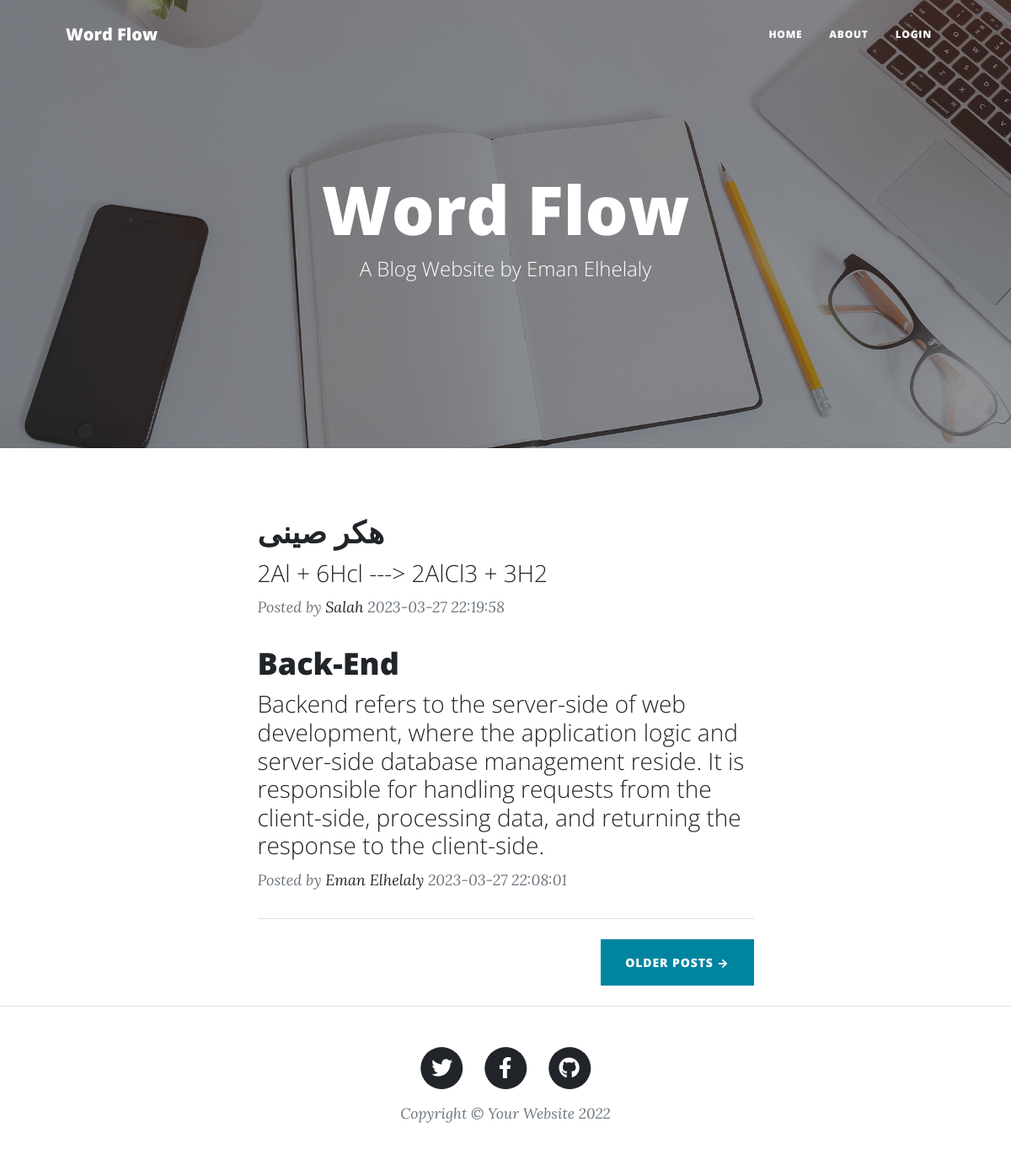
/Pages/home.php, run on the app's committed database.
### tables this page shows
CREATE TABLE `posts` (
  `id` int(11) NOT NULL,
  `author_id` int(11) NOT NULL,
  `title` varchar(255) NOT NULL,
  `content` text NOT NULL,
  `created_at` timestamp NOT NULL DEFAULT current_timestamp()
);

CREATE TABLE `users` (
  `id` int(11) NOT NULL,
  `username` varchar(255) NOT NULL,
  `email` varchar(255) NOT NULL,
  `password` varchar(255) NOT NULL,
  `created_at` timestamp NOT NULL DEFAULT current_timestamp()
);

### classes/Post.php (called while the page is built, shortened)
<?php
Class Post {
  private $pdo;
  private $table = "posts";
    public function __construct($pdo) {
        $this->pdo = $pdo;
    }
    public function readAllPosts() {
         $query = 'SELECT ' . $this->table . '.* , users.username FROM ' . $this->table . ' LEFT JOIN users
        ON(' . $this->table . '.author_id = users.id
         )ORDER BY ' . $this->table . '.created_at DESC' ;
        try {
            $stmt = $this->pdo->prepare($query);
            $stmt->execute();
            $results = $stmt->fetchAll(PDO::FETCH_ASSOC);
            return $results;
        } catch(PDOException $e) {
            echo $e->getMessage();
            return false;
        }
    }
}
?>

### Pages/home.php (the view, shortened to what this page needs)
<?php
include_once ('../config/database.php');
include_once ('../classes/Post.php');
$post = new Post($pdo);
$posts = $post->readAllPosts();
?>
<!doctype html>
<html lang="en">
<head>
    <link href="../css/styles.css" rel="stylesheet" />
</head>
<body>
    <nav class="navbar navbar-expand-lg navbar-light" id="mainNav">
        <div class="container px-4 px-lg-5">
            <a class="navbar-brand" href="../index.php">Word Flow</a>
            <div class="collapse navbar-collapse" id="navbarResponsive">
                <ul class="navbar-nav ms-auto py-4 py-lg-0">
                    <li class="nav-item"><a class="nav-link px-lg-3 py-3 py-lg-4" href="">Home</a></li>
                    <li class="nav-item"><a class="nav-link px-lg-3 py-3 py-lg-4" href="">About</a></li>
                    <?php
                    if (!isset($_SESSION['user_id'])) {
                    ?>
                    <li class="nav-item"><a class="nav-link px-lg-3 py-3 py-lg-4" href="login.php">LOGIN</a></li>
                    <?php } ?>
                </ul>
            </div>
        </div>
    </nav>
    <header class="masthead" style="background-image: url('assets/img/home-bg.jpg')">
        <div class="container position-relative px-4 px-lg-5">
            <div class="row gx-4 gx-lg-5 justify-content-center">
                <div class="col-md-10 col-lg-8 col-xl-7">
                    <div class="site-heading">
                        <h1>Word Flow</h1>
                        <span class="subheading">A Blog Website by Eman Elhelaly</span>
                    </div>
                </div>
            </div>
        </div>
    </header>
    <div class="container px-4 px-lg-5">
        <div class="row gx-4 gx-lg-5 justify-content-center">
            <div class="col-md-10 col-lg-8 col-xl-7">
                <?php foreach ($posts as $post) { ?>
                <div class="post-preview">
                    <a href=<?="post.php?id=". $post['id'] ?>>
                        <h2 class="post-title"><?php echo $post['title'] ?></h2>
                        <?php
                         $text = $post['content'];
                         $sentences = preg_split('/(?<=[.?!])\s+(?=[a-z])/i', $text);
                         $first_two = implode(' ', array_slice($sentences, 0, 2));
                        ?>
                      <h3 class="post-subtitle"><?= $first_two; ?></h3>
                    </a>
                    <p class="post-meta">
                        Posted by
                        <a href="#!"><?php echo $post['username']; ?></a>
                        <?php echo $post['created_at']; ?>
                    </p>
                </div>
                <?php } ?>
                <hr class="my-4" />
                <div class="d-flex justify-content-end mb-4"><a class="btn btn-primary text-uppercase" href="#!">Older
                        Posts
                        →</a></div>
            </div>
        </div>
    </div>
    <footer class="border-top">
        <div class="container px-4 px-lg-5">
            <div class="row gx-4 gx-lg-5 justify-content-center">
                <div class="col-md-10 col-lg-8 col-xl-7">
                    <ul class="list-inline text-center">
                        <li class="list-inline-item">
                            <a href="#!">
                                <span class="fa-stack fa-lg">
                                    <i class="fas fa-circle fa-stack-2x"></i>
                                    <i class="fab fa-twitter fa-stack-1x fa-inverse"></i>
                                </span>
                            </a>
                        </li>
                        <li class="list-inline-item">
                            <a href="#!">
                                <span class="fa-stack fa-lg">
                                    <i class="fas fa-circle fa-stack-2x"></i>
                                    <i class="fab fa-facebook-f fa-stack-1x fa-inverse"></i>
                                </span>
                            </a>
                        </li>
                        <li class="list-inline-item">
                            <a href="#!">
                                <span class="fa-stack fa-lg">
                                    <i class="fas fa-circle fa-stack-2x"></i>
                                    <i class="fab fa-github fa-stack-1x fa-inverse"></i>
                                </span>
                            </a>
                        </li>
                    </ul>
                    <div class="small text-center text-muted fst-italic">Copyright &copy; Your Website 2022</div>
                </div>
            </div>
        </div>
    </footer>
</body>
</html>

### data on the page
posts: title "هكر صينى", content "2Al + 6Hcl ---> 2AlCl3 + 3H2", author.username "Salah", created_at "2023-03-27 22:19:58"
posts: title "Back-End", content "Backend refers to the server-side of web development, where the application logic and server-side database management reside. It is responsible for handling requests from the client-side, processing data, and returning the response to the client-side.", author.username "Eman Elhelaly", created_at "2023-03-27 22:08:01"
